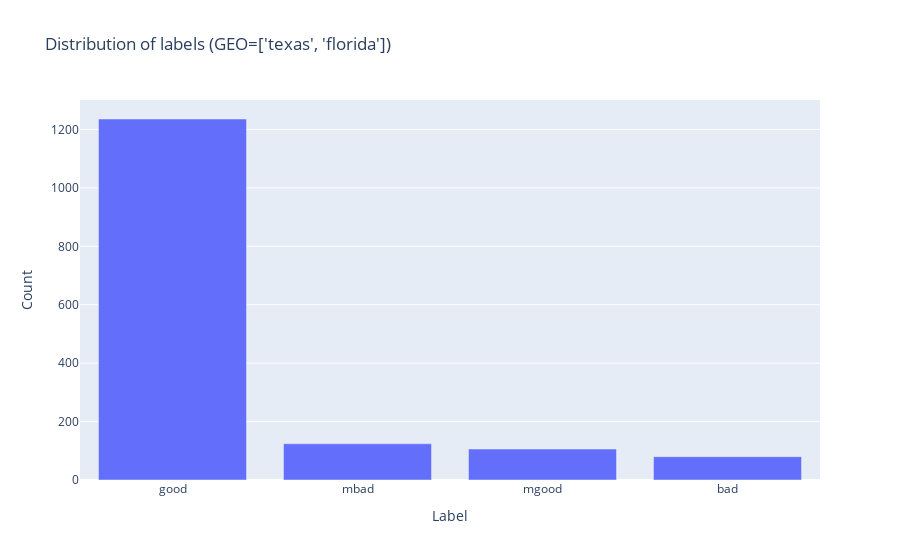

Notebook cell for this chart:
### Markdown cell above
First, let's look at the distribution of labels in the processed dataset.

### Code cell
mbad_pcnt = df[df.label == "mbad"].shape[0] / df.shape[0]
mgood_pcnt = df[df.label == "mgood"].shape[0] / df.shape[0]
mbad_or_mgood_pcnt = df[df.label.isin(["mbad", "mgood"])].shape[0] / df.shape[0]
print(
    f"mbad: {mbad_pcnt:.2%}, mgood: {mgood_pcnt:.2%}, mbad or mgood: {mbad_or_mgood_pcnt:.2%}"
)

bar_vals = df.label.value_counts()

fig = px.bar(
    bar_vals,
    x=bar_vals.index,
    y=bar_vals.values,
    title=f"Distribution of labels (GEO={GEO})",
    labels={"index": "Label", "y": "Count"}
)

fig.show()

### Figure 1 — Plotly figure (JSON) as saved in the notebook; plotly's stock layout.template omitted (floating-point values rounded to 4 significant figures)
{"data": [{"alignmentgroup": "True", "hovertemplate": "Label=%{x}<br>Count=%{y}<extra></extra>", "legendgroup": "", "marker": {"color": "#636efa", "pattern": {"shape": ""}}, "name": "", "offsetgroup": "", "orientation": "v", "showlegend": false, "textposition": "auto", "type": "bar", "x": ["good", "mbad", "mgood", "bad"], "xaxis": "x", "y": [1236, 124, 106, 80], "yaxis": "y"}], "layout": {"barmode": "relative", "legend": {"tracegroupgap": 0}, "title": {"text": "Distribution of labels (GEO=['texas', 'florida'])"}, "xaxis": {"anchor": "y", "domain": [0, 1], "title": {"text": "Label"}}, "yaxis": {"anchor": "x", "domain": [0, 1], "title": {"text": "Count"}}}}
